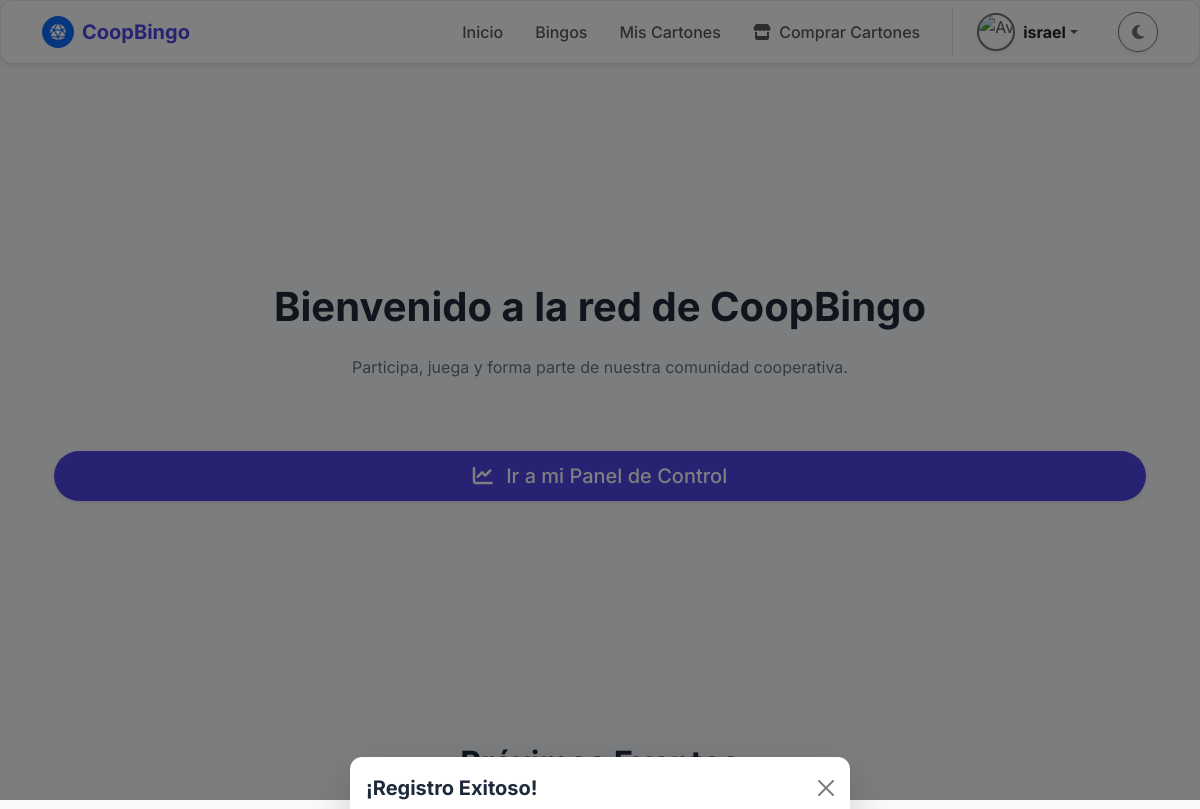
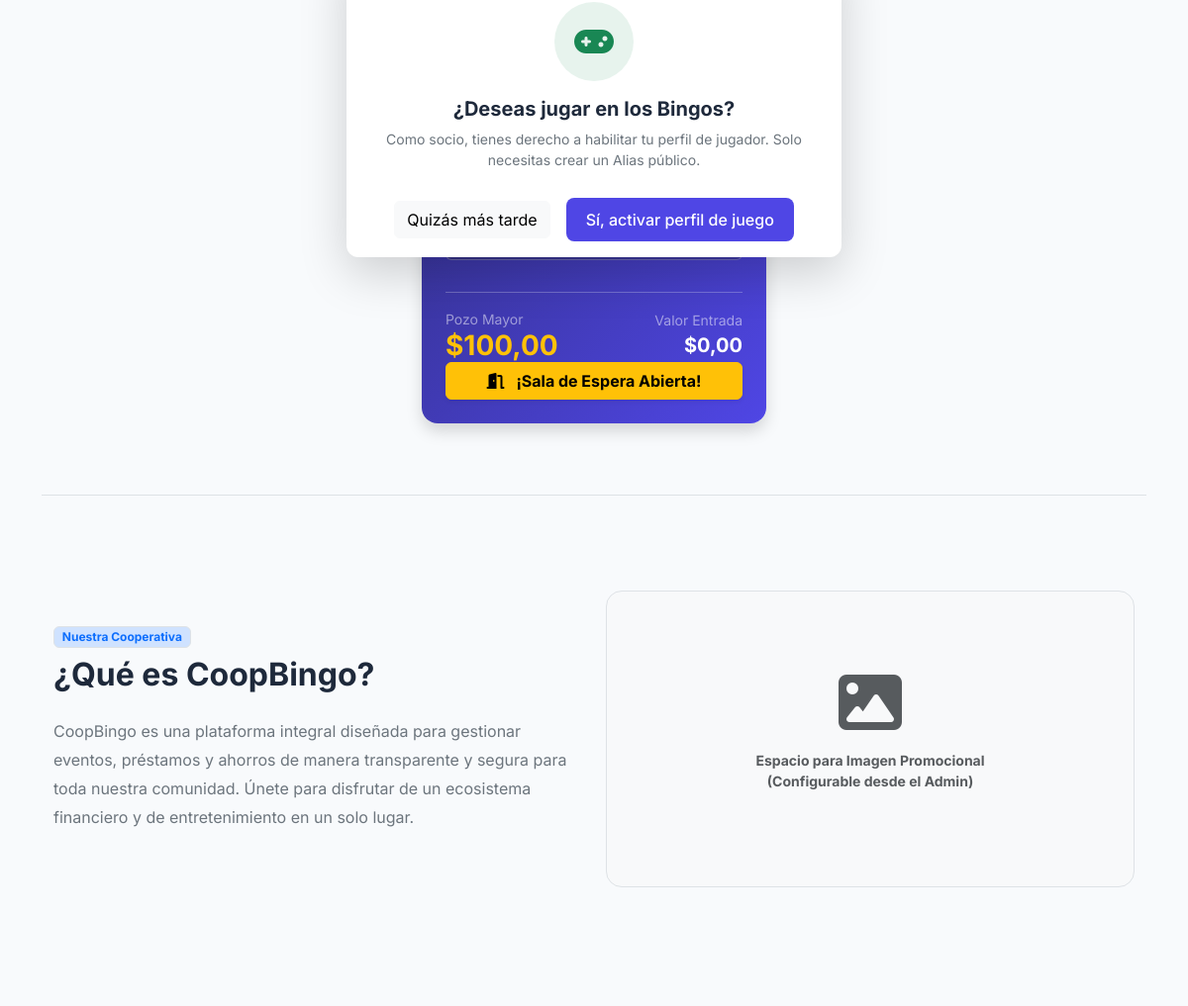
The app's page / (signed in) with its own data (2 pictures, top to bottom).
### bingo/models.py (models this page shows, shortened)
class Bingo(models.Model):
    TIPO_BINGO_CHOICES = [
        ('Virtual', 'Virtual'),
        ('Presencial', 'Presencial'),
    ]
    ESTADO_BINGO_CHOICES = [
        ('Programado', 'Programado'),
        ('En Curso', 'En Curso'),
        ('Finalizado', 'Finalizado'),
        ('Cancelado', 'Cancelado'),
    ]
    idbingo = models.AutoField(primary_key=True)
    idunidadmonetaria = models.ForeignKey(
        'UnidadMonetaria',
        on_delete=models.PROTECT,
        db_column='idunidadmonetaria',
        verbose_name="Unidad Monetaria"
    )
    titulobingo = models.CharField(
        max_length=150,
        verbose_name="Título del Bingo"
    )
    fechaprogramadabingo = models.DateTimeField(
        verbose_name="Fecha y Hora del Evento"
    )
    tipobingo = models.CharField(
        max_length=20,
        choices=TIPO_BINGO_CHOICES,
        verbose_name="Tipo de Bingo"
    )
    lugarbingo = models.CharField(
        max_length=255,
        null=True,
        blank=True,
        verbose_name="Lugar (si es presencial)"
    )
    urlsesionbingo = models.CharField(
        max_length=255,
        null=True,
        blank=True,
        verbose_name="Link de la sesión (si es virtual)"
    )
    preciocarton = models.DecimalField(
        max_digits=10,
        decimal_places=2,
        validators=[MinValueValidator(Decimal('0.01'))],
        verbose_name="Precio del Cartón"
    )
    premiomayor = models.DecimalField(
        max_digits=10,
        decimal_places=2,
        verbose_name="Monto del Premio Mayor"
    )
    descripcionpremiomayor = models.CharField(
        max_length=100,
        verbose_name="¿Qué es el premio mayor?"
    )
    estadobingo = models.CharField(
        max_length=20,
        choices=ESTADO_BINGO_CHOICES,
        default='Programado',
        verbose_name="Estado del Bingo"
    )
    rutaimagenpremiomayor = models.ImageField(
        upload_to='bingo/imagen_premio_mayor/',
        max_length=300,
        null=True,
        blank=True,
        verbose_name="Imagen del Premio"
    )
    urlvideopromocional = models.FileField(
        upload_to='bingo/video_promocional/',
        max_length=300,
        null=True,
        blank=True,
        verbose_name="Video Promocional"
    )
    descripcionpremios = models.TextField(
        max_length=500,
        null=True,
        blank=True,
        verbose_name="Descripción de otros premios"
    )
    class Meta:
        db_table = 'Bingo'
        verbose_name = 'Bingo'
        verbose_name_plural = 'Bingos'

class UnidadMonetaria(models.Model):
    TIPO_MONEDA_CHOICES = [
        ('Efectivo', 'Efectivo'),
        ('Virtual', 'Virtual'),
    ]
    idunidadmonetaria = models.AutoField(primary_key=True)
    nombremoneda = models.CharField(max_length=100, unique=True, verbose_name="Nombre de la Moneda")
    tipomoneda = models.CharField(max_length=12, choices=TIPO_MONEDA_CHOICES, verbose_name="Tipo de Moneda")
    simbolomoneda = models.CharField(max_length=255, verbose_name="Símbolo")
    tasaconversionmoneda = models.DecimalField(max_digits=10, decimal_places=2, default=1.00, verbose_name="Tasa de Conversión")
    estadomoneda = models.BooleanField(default=True, verbose_name="Estado Activo")
    class Meta:
        db_table = 'unidadmonetaria'
        verbose_name = 'Unidad Monetaria'
        verbose_name_plural = 'Unidades Monetarias'

### bingo/views.py (the view, shortened to what this page needs)
# urls.py: path('', views.inicio, name='inicio'),
def inicio(request):
    preguntar_jugador = request.session.pop('preguntar_jugador', False)
    es_jugador = False
    mostrar_promo_socio = False
    config_web = ConfiguracionWeb.objects.first()
    bingos_activos = Bingo.objects.filter(
        estadobingo__in=['Programado', 'En Curso']
    ).select_related('idunidadmonetaria').order_by('fechaprogramadabingo')
    ahora = timezone.now()
    for b in bingos_activos:
        if b.fechaprogramadabingo:
            hora_apertura = b.fechaprogramadabingo - timedelta(minutes=30)
            partida_activa = PartidaBingo.objects.filter(
                idbingo=b,
                estadopartida__in=['Programada', 'En Juego']
            ).order_by('idpartidabingo').first()
            if ahora >= hora_apertura and partida_activa:
                b.sala_abierta = True
                b.id_partida_a_entrar = partida_activa.idpartidabingo
            else:
                b.sala_abierta = False
        else:
            b.sala_abierta = False
    contexto = {
        'preguntar_jugador': preguntar_jugador,
        'es_jugador': es_jugador,
        'config_web': config_web,
        'bingos_activos': bingos_activos,
        'mostrar_promo_socio': mostrar_promo_socio,
    }
    return render(request, 'comunes/inicio.html', contexto)

### bingo/templates/comunes/inicio.html (shortened to what this page needs)
{% extends 'comunes/base.html' %}
{% block content %}
<div class="container py-5 text-center d-flex flex-column justify-content-center" style="min-height: 70vh;">
    <h1 class="fw-bold mb-4">Bienvenido a la red de CoopBingo</h1>
    <p class="text-secondary mb-5">Participa, juega y forma parte de nuestra comunidad cooperativa.</p>
    {% if user.is_authenticated %}
        {% if user.is_staff %}
            <div class="mt-4">
                <a href="{% url 'dashboard' %}" class="btn btn-indigo btn-lg shadow-sm px-5 rounded-pill w-100 w-sm-auto">
                    <i class="fas fa-chart-line me-2"></i> Ir a mi Panel de Control
                </a>
            </div>
        {% endif %}
    {% endif %}
</div>
{% if bingos_activos %}
<div id="eventos-activos" class="container py-5 mt-4">
    <div class="text-center mb-5">
        <h2 class="fw-bold">Próximos Eventos</h2>
        <p class="text-secondary">Asegura tu cartón y participa por grandes premios</p>
    </div>
    <div class="row row-cols-1 row-cols-md-2 row-cols-lg-3 g-4 justify-content-center">
        {% for b in bingos_activos %}
        <div class="col">
            <div class="card border-0 rounded-4 overflow-hidden shadow h-100 transition-hover" style="background: linear-gradient(135deg, #312e81 0%, #4f46e5 100%);">
                <div class="p-4 text-white d-flex flex-column justify-content-between h-100">
                    <div class="d-flex justify-content-between align-items-start">
                        <span class="badge {% if b.estadobingo == 'En Curso' %}bg-danger animate__animated animate__pulse animate__infinite{% else %}bg-warning text-dark{% endif %} font-monospace fw-bold">{{ b.estadobingo|upper }}</span>
                        <span class="badge text-bg-light text-indigo">{{ b.tipobingo|upper }}</span>
                    </div>
                    <div class="my-4">
                        <div class="small text-white-50 mb-1"> {{ b.fechaprogramadabingo|date:"d M Y - H:i" }}</div>
                        <h4 class="fw-bold text-white mb-2" style="word-break: break-word;">{{ b.titulobingo }}</h4>
                        <p class="small text-white-50 mb-3" style="word-break: break-word;">{{ b.descripcionpremiomayor }}</p>
                        <div class="bg-dark bg-opacity-25 rounded p-2 mb-2 border border-white border-opacity-25">
                            <span class="small fw-medium text-white" style="word-break: break-word;">
                                {% if b.tipobingo == 'Virtual' %}
                                    {% if user.is_authenticated %}
                                        <a href="{{ b.urlsesionbingo }}" target="_blank" class="text-white text-decoration-none fw-bold" title="Enlace de la sala">
                                        </a>
                                    {% else %}
                                        <span class="text-white-50" title="Debes iniciar sesión para ver el enlace" data-bs-toggle="tooltip">
                                            <i class="fas fa-lock text-warning me-2"></i>Sala Virtual Privada (Inicia sesión)
                                        </span>
                                    {% endif %}
                                {% else %}
                                    <i class="fas fa-map-marker-alt text-warning me-2"></i>{{ b.lugarbingo|default:'Por definir' }}
                                {% endif %}
                            </span>
                        </div>
                    </div>
                    <div class="d-flex justify-content-between align-items-center border-top border-white border-opacity-25 pt-3 mt-auto">
                        <div>
                            <span class="small text-white-50 d-block">Pozo Mayor</span>
                            <h3 class="fw-bold text-warning mb-0">{{ b.idunidadmonetaria.simbolomoneda }}{{ b.premiomayor }}</h3>
                        </div>
                        <div class="text-end">
                            <span class="small text-white-50 d-block">Valor Entrada</span>
                            <span class="fw-bold fs-5 text-white">{{ b.idunidadmonetaria.simbolomoneda }}{{ b.preciocarton }}</span>
                        </div>
                    </div>
                    {% if b.sala_abierta %}
                        <a href="{% url 'sala_espera' b.id_partida_a_entrar %}" class="btn btn-warning w-100 fw-bold shadow-sm animate__animated animate__pulse animate__infinite" style="animation-duration: 2s;">
                            <i class="fas fa-door-open me-2"></i> ¡Sala de Espera Abierta!
                        </a>
                    {% endif %}
                </div>
            </div>
        </div>
        {% endfor %}
    </div>
</div>
{% endif %}
<div id="info-sistema" class="container py-5 border-top mt-4">
    <div class="row align-items-center py-5">
        <div class="col-md-6 mb-4 mb-md-0">
            <span class="badge bg-primary-subtle text-primary mb-2 border">Nuestra Cooperativa</span>
            <h2 class="fw-bold mb-4">{{ config_web.titulosobrenosotros|default:"¿Qué es CoopBingo?" }}</h2>
            <p class="text-secondary" style="line-height: 1.8;">
                {% if config_web.descripcionsobrenosotros %}
                    {{ config_web.descripcionsobrenosotros|linebreaksbr }}
                {% else %}
                    CoopBingo es una plataforma integral diseñada para gestionar eventos, préstamos y ahorros de manera transparente y segura para toda nuestra comunidad. Únete para disfrutar de un ecosistema financiero y de entretenimiento en un solo lugar.
                {% endif %}
            </p>
        </div>
        <div class="col-md-6 text-center">
            {% if config_web.imagenpromocional %}
                <img src="{{ config_web.imagenpromocional.url }}" alt="CoopBingo Promocional" class="img-fluid rounded-4 shadow">
            {% else %}
                <div class="p-5 bg-body-tertiary rounded-4 border d-flex flex-column justify-content-center align-items-center h-100" style="min-height: 300px;">
                    <i class="fas fa-image text-muted mb-3" style="font-size: 4rem;"></i>
                    <p class="text-muted small fw-bold">Espacio para Imagen Promocional<br>(Configurable desde el Admin)</p>
                </div>
            {% endif %}
        </div>
    </div>
</div>
{% if preguntar_jugador %}
<div class="modal fade" id="modalPreguntaJugador" data-bs-backdrop="static" tabindex="-1" aria-hidden="true">
    <div class="modal-dialog modal-dialog-centered">
        <div class="modal-content card-minimalista border-0 shadow-lg">
            <div class="modal-header border-bottom-0 pb-0">
                <h5 class="modal-title fw-bold">¡Registro Exitoso!</h5>
                <button type="button" class="btn-close" data-bs-dismiss="modal" aria-label="Close"></button>
            </div>
            <div class="modal-body text-center pt-2 pb-4">
                <div class="rounded-circle bg-success bg-opacity-10 text-success d-inline-flex align-items-center justify-content-center mb-3" style="width: 80px; height: 80px; font-size: 32px;">
                    <i class="fas fa-gamepad"></i>
                </div>
                <h5 class="fw-bold">¿Deseas jugar en los Bingos?</h5>
                <p class="text-secondary small mb-0 px-3">
                    Como socio, tienes derecho a habilitar tu perfil de jugador. Solo necesitas crear un Alias público.
                </p>
            </div>
            <div class="modal-footer border-top-0 pt-0 d-flex justify-content-center gap-2">
                <button type="button" class="btn btn-light" data-bs-dismiss="modal">Quizás más tarde</button>
                <a href="{% url 'registro_jugador' %}" class="btn btn-indigo">Sí, activar perfil de juego</a>
            </div>
        </div>
    </div>
</div>
{% endif %}
{% endblock %}

### bingo/templates/comunes/navbar.html (shortened to what this page needs)
{% load static %}
<nav class="navbar navbar-expand-lg border-bottom card-minimalista mb-4 shadow-sm">
    <div class="container">
        <a class="navbar-brand fw-bold d-flex align-items-center" href="{% url 'inicio' %}" style="color: var(--color-primario);">
            <div class="rounded-circle bg-primary d-flex align-items-center justify-content-center me-2" style="width: 32px; height: 32px;">
                <i class="fas fa-dice-d20 text-white" style="font-size: 16px;"></i>
            </div>
            <span>CoopBingo</span>
        </a>
        <div class="collapse navbar-collapse" id="navPrincipal">
            <ul class="navbar-nav ms-auto align-items-center">
                <li class="nav-item">
                    <a class="nav-link px-3 fw-medium" href="{% url 'inicio' %}">Inicio</a>
                </li>
                <li class="nav-item">
                        <a class="nav-link px-3 fw-medium" href="{% url 'bingo' %}">Bingos</a>
                </li>
                {% if user.is_authenticated %}
                    <li class="nav-item">
                        <a class="nav-link px-3 fw-medium" href="{% url 'mis_cartones' %}">Mis Cartones</a>
                    </li>
                    <li class="nav-item">
                        <a class="nav-link px-3 fw-medium" href="{% url 'venta_cartones' %}">
                            <i class="fas fa-store me-1"></i> Comprar Cartones
                        </a>
                    </li>
                    <li class="nav-item dropdown ms-lg-3 ps-lg-3 border-start-lg">
                        <a class="nav-link dropdown-toggle d-flex align-items-center py-1" href="#" id="userDropdown" role="button" data-bs-toggle="dropdown" aria-expanded="false">
                            {% if request.session.avatar_url %}
                                <img src="{{ request.session.avatar_url }}" alt="Avatar" class="rounded-circle object-fit-cover me-2 border border-2 border-primary shadow-sm" style="width: 38px; height: 38px;">
                            {% else %}
                                <img src="{% static 'img/default_avatar.png' %}" alt="Avatar" class="rounded-circle object-fit-cover me-2 border border-2 border-secondary shadow-sm" style="width: 38px; height: 38px;">
                            {% endif %}
                            <span class="fw-bold text-body">{{ request.session.user_nombre|default:user.first_name }}</span>
                        </a>
                    </li>
                {% endif %}
                <li class="nav-item ms-lg-3 ps-lg-3 mt-3 mt-lg-0 pt-3 pt-lg-0">
                    <button class="btn btn-outline-secondary rounded-circle shadow-sm d-flex justify-content-center align-items-center" id="themeToggle" style="width: 40px; height: 40px;">
                        <i class="fas fa-moon" id="themeIcon"></i>
                    </button>
                </li>
            </ul>
        </div>
    </div>
</nav>

### records on screen
Bingo: idunidadmonetaria.simbolomoneda "$", premiomayor "100,00", preciocarton "0,00", shows "¡Sala de Espera Abierta!"

### other values on screen
{{ request.session.user_nombre|default:user.first_name }} "israel"
{{ config_web.titulosobrenosotros|default:"¿Qué es CoopBingo?" }} "¿Qué es CoopBingo?"
